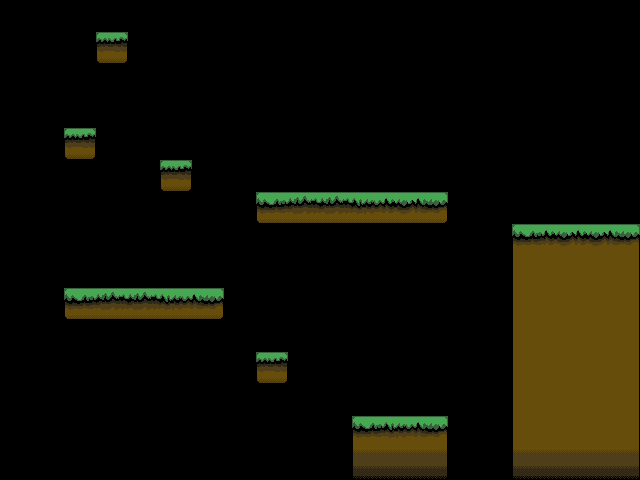

The image is a tile-based game level rendered from a .tmx file. Its description and source (layers, tilesets, objects; grid data summarised) follow:
An orthogonal 20x15 tile map with 32x32 px tiles, 1 tile layer (Tile Layer 1) and 1 object (PlayerStart).

<map version="1.0" orientation="orthogonal" renderorder="right-down" width="20" height="15" tilewidth="32" tileheight="32" nextobjectid="21">
 <tileset firstgid="1" source="Grass.tsx" />
 <layer name="Tile Layer 1" width="20" height="15">
  <data>[300 cells, 53 non-empty, 16 distinct tile ids]</data>
 </layer>
 <objectgroup name="Object Layer 1">
  <object id="18" name="PlayerStart" x="545.333" y="94" width="32" height="33.3333">
   <ellipse />
  </object>
 </objectgroup>
</map>